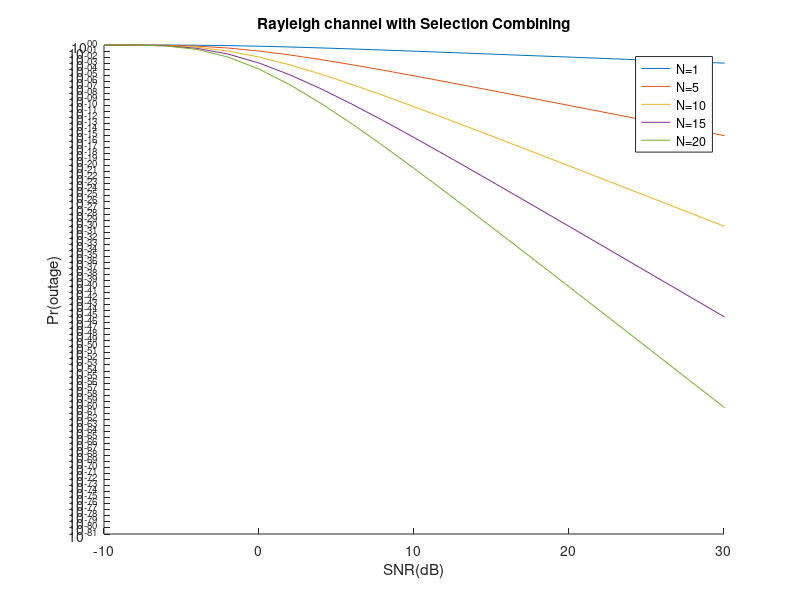

Here is the MATLAB script that generated this plot:
%% Rayleigh channel with selection combining
clc;
close all;
clear all;
gamma_ratio_db = -10:2:41;
Ns = [1,3,4,10,20,30];
%% Average SNR
gamma_ratio = 10.^(gamma_ratio_db/10);
y=1-exp(-1./gamma_ratio);
for N = [1,5,10,15,20]
   p_outage = (y).^N; % Outage probability
   hold on ;
   semilogy(gamma_ratio_db,p_outage);
   xlim([-10 30])
end
legend('N=1 ', 'N=5 ', 'N=10', 'N=15', 'N=20');
title("Rayleigh channel with Selection Combining");
xlabel("SNR(dB)");
ylabel("Pr(outage)");